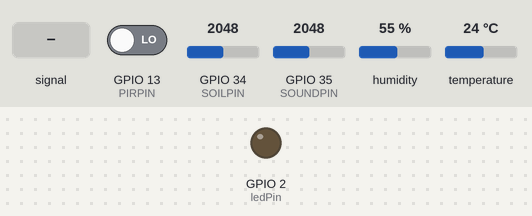
The sketch below on a simulated ESP32. Shown: output pins drawn as LEDs (lit = HIGH). The inputs (shaded band) are chosen by the test bench; at power-on: humidity 55 %, GPIO 34 (SOILPIN) = 2048, GPIO 13 (PIRPIN) LOW, temperature 24 °C, GPIO 35 (SOUNDPIN) = 2048. WiFi joins after 1.5 s; servers stay silent unless stated; no MQTT or app messages arrive unless stated; what the sketch prints to the serial monitor is not drawn.

Above: at 0.6 s.
At 3.2 s:
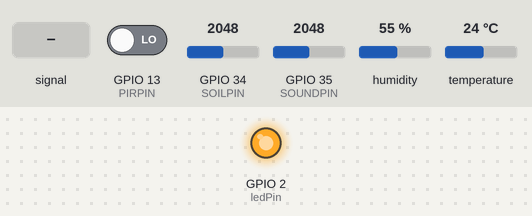
3.3 s: GPIO 35 (SOUNDPIN) fed a 200 Hz sine of ±327 counts around its level
7.6 s: humidity set to 22 %
9.6 s: GPIO 34 (SOILPIN) set to 2866
11.6 s: GPIO 13 (PIRPIN) driven HIGH
13.7 s: temperature set to 12 °C
15.7 s: GPIO 13 (PIRPIN) driven LOW
Timing chart, 0 to 18.7 s (numbered marks = the images above; inputs shaded):
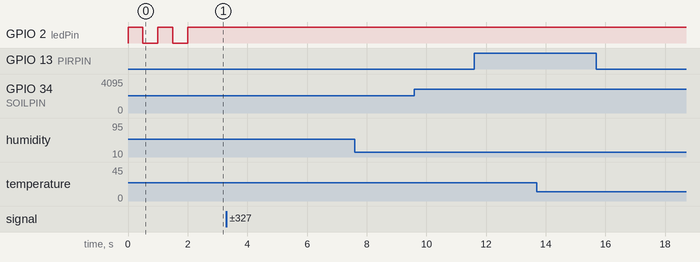

Measured:
- after the input at 3.3 s, every drawn part: stays the same
- after the input at 7.6 s, every drawn part: stays the same
- after the input at 9.6 s, every drawn part: stays the same
- after the input at 11.6 s, every drawn part: stays the same
- after the input at 13.7 s, every drawn part: stays the same
- after the input at 15.7 s, every drawn part: stays the same

The sketch:

microcontroller.ino
```cpp
#include <WiFi.h>
#include <PubSubClient.h>
#include <WiFiClientSecure.h>
#include <DHT.h>

// ==== DHT11 Setup ====
#define DHTPIN 4
#define DHTTYPE DHT11
DHT dht(DHTPIN, DHTTYPE);

// ==== PIR Setup ====
#define PIRPIN 13

// ==== Soil Moisture Setup (AO -> GPIO34 recommended) ====
#define SOILPIN 34

// ==== Sound Sensor Setup (AO -> GPIO35) ====
#define SOUNDPIN 35

// ==== Wi-Fi Credentials ====
const char* ssid = "James’s iPhone";
const char* password = "bbbbbbbb";

// ==== HiveMQ Cloud ====
const char* mqtt_server = "e3e32df3497349d99be8c3b6ce3a9a16.s1.eu.hivemq.cloud";
const int mqtt_port = 8883;
const char* mqtt_user = "esp32";
const char* mqtt_password = "Qwerty123";

// ==== MQTT Topic (JSON) ====
const char* topic = "sensors";

// WiFi + MQTT clients
WiFiClientSecure espClient;
PubSubClient client(espClient);

// Onboard LED (GPIO2)
const int ledPin = 2;

// ==== Thresholds ====
float tempThreshold = 0.5;
float humThreshold = 2.0;
int soilThreshold = 2;
int soundThreshold = 50;

// ==== Previous values ====
float prevTemp = NAN;
float prevHum = NAN;
int prevMotion = -1;
int prevSoil = -1;
int prevSound = -1;

void setup_wifi() {
  pinMode(ledPin, OUTPUT);
  WiFi.begin(ssid, password);

  while (WiFi.status() != WL_CONNECTED) {
    digitalWrite(ledPin, HIGH);
    delay(500);
    digitalWrite(ledPin, LOW);
    delay(500);
  }

  digitalWrite(ledPin, HIGH);
}

void reconnect() {
  while (!client.connected()) {
    if (!client.connect("ESP32Client", mqtt_user, mqtt_password)) {
      delay(5000);
    }
  }
}

void setup() {
  Serial.begin(115200);
  dht.begin();
  pinMode(PIRPIN, INPUT);
  setup_wifi();

  espClient.setInsecure();
  client.setServer(mqtt_server, mqtt_port);
}

void loop() {
  if (!client.connected()) {
    reconnect();
  }
  client.loop();

  // Read sensors
  float h = dht.readHumidity();
  float t = dht.readTemperature();
  int motion = digitalRead(PIRPIN);

  int soilRaw = analogRead(SOILPIN);
  int soilPercent = map(soilRaw, 4095, 0, 0, 100);
  soilPercent = constrain(soilPercent, 0, 100);

  int soundLevel = analogRead(SOUNDPIN);

  if (isnan(h) || isnan(t)) {
    delay(2000);
    return;
  }

  // Build JSON only with changed values
  String payload = "{";
  bool first = true;

  if (isnan(prevTemp) || abs(t - prevTemp) > tempThreshold) {
    if (!first) payload += ", ";
    payload += "\"1[temperature]\": " + String(t, 2);
    prevTemp = t;
    first = false;
  }

  if (isnan(prevHum) || abs(h - prevHum) > humThreshold) {
    if (!first) payload += ", ";
    payload += "\"2[humidity]\": " + String(h, 2);
    prevHum = h;
    first = false;
  }

  if (prevMotion == -1 || motion != prevMotion) {
    if (!first) payload += ", ";
    payload += "\"3[motion]\": " + String(motion);
    prevMotion = motion;
    first = false;
  }

  if (prevSoil == -1 || abs(soilPercent - prevSoil) > soilThreshold) {
    if (!first) payload += ", ";
    payload += "\"4[soil_moisture]\": " + String(soilPercent);
    prevSoil = soilPercent;
    first = false;
  }

  if (prevSound == -1 || abs(soundLevel - prevSound) > soundThreshold) {
    if (!first) payload += ", ";
    payload += "\"5[sound]\": " + String(soundLevel);
    prevSound = soundLevel;
    first = false;
  }

  payload += "}";

  // Only publish if something changed
  if (payload != "{}") {
    Serial.print("Publishing JSON: ");
    Serial.println(payload);
    client.publish(topic, payload.c_str());
  }

  delay(1000);
}
```
